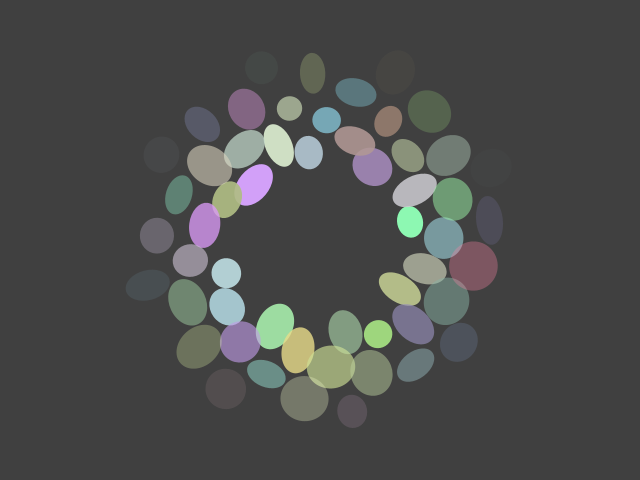
Frame 1 (no input)
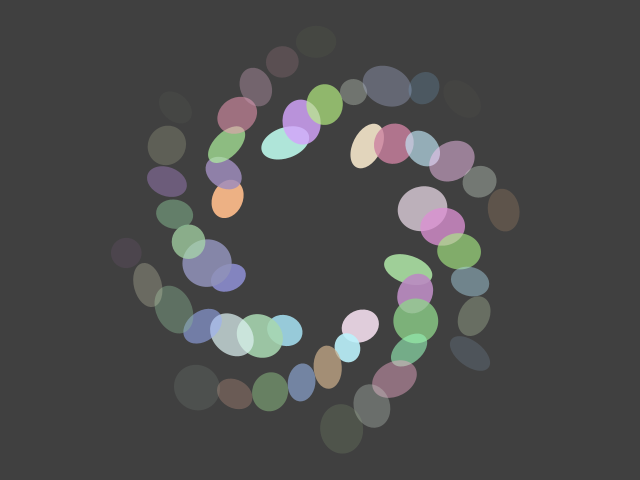
Frame 60 (the mouse pressed at the canvas centre just before this capture)
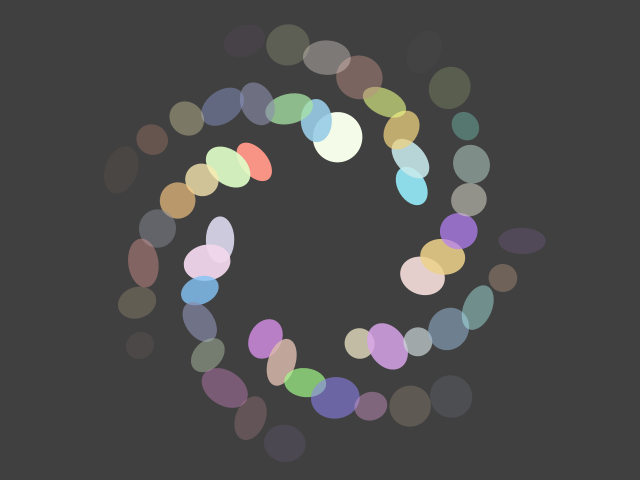
Frame 120 (the mouse held since frame 60 and released just before this capture)

The Processing sketch that drew these frames (run headless with seeded random() and noise(); from frame 60 on, the mouse is pressed at the canvas centre):

// Processing sketch: processing_154003
// ── processing_154003.pde


float rotateAngle = 0.75;
float rotateAngleInc = 0.001;
int xOffset = 45;
float angleInc = 10.85;
float multipler = 2.5;
int circleCount = 100;

void setup()
{
  size(640, 480);
  smooth();
  noStroke();
  frameRate(12);
}

void draw()
{
  background(64);
  int angle = 0;
  translate(width/2, height/2);
  for (float i = 0; i < circleCount; i+=1) 
  {
    rotate(rotateAngle);
    if (i > xOffset) {
      color c1 = color(random(128,255), random(128, 255), random(128, 255), map(i, circleCount/2, circleCount, 255, 0));
      fill(c1);
      ellipse(i*rotateAngle*multipler, 0, sin(radians(angle))+random(25, 50), cos(radians(angle))+random(25, 50));
      angle+=angleInc;
    }
  }
  rotateAngle+=rotateAngleInc;
}
